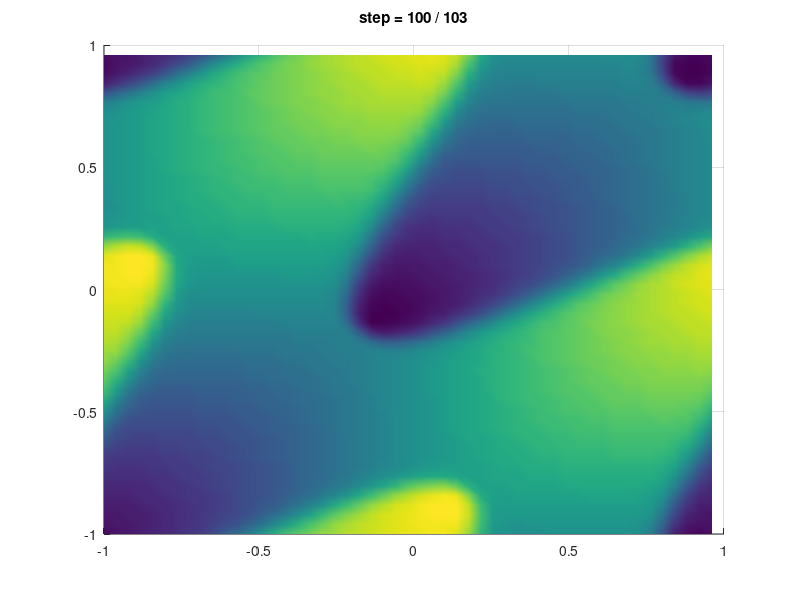

MATLAB code to generate this figure:
% SBP spectral method

clear
N = 25;
x = linspace(-1,1,2*N+2)'; % interpolatory
x = x(1:end-1);
dx = x(2)-x(1);

sk = 1;
D = zeros(2*N+1);
for k = -N:N
    lamk = 1i*k*pi;
    Vq(:,sk) = exp(lamk*x)/sqrt(2);        
    D(sk,sk) = lamk;
    sk = sk + 1;
end
% plot(x,Vq)

M = real(dx*(Vq'*Vq));
W = dx*eye(2*N+1);
Pq = M\(Vq'*dx);
D = real(Vq*D*Pq); % imag part = 0

K = (D'*W*D); %/dx;
Q = W*D;

%% make 2D

Np = (2*N+1)^2;

[x y] = meshgrid(x);

%%

% Burgers
fS = @(uL,uR) (uL.^2 + uL.*uR + uR.^2)/6;
fD = @(uL,uR) max(abs(uL),abs(uR)).*(uR-uL);

%%

FinalTime = 2;

rk4a = [            0.0 ...
    -567301805773.0/1357537059087.0 ...
    -2404267990393.0/2016746695238.0 ...
    -3550918686646.0/2091501179385.0  ...
    -1275806237668.0/842570457699.0];
rk4b = [ 1432997174477.0/9575080441755.0 ...
    5161836677717.0/13612068292357.0 ...
    1720146321549.0/2090206949498.0  ...
    3134564353537.0/4481467310338.0  ...
    2277821191437.0/14882151754819.0];
rk4c = [             0.0  ...
    1432997174477.0/9575080441755.0 ...
    2526269341429.0/6820363962896.0 ...
    2006345519317.0/3224310063776.0 ...
    2802321613138.0/2924317926251.0];

u = -sin(pi*x).*sin(pi*y);

dt = .5*dx;
Nsteps = ceil(FinalTime/dt);
dt = FinalTime/Nsteps;
res = zeros(size(u));
rhs = zeros(size(u));

interval = 1;
Usnap = zeros(Np,ceil(Nsteps/interval)+1);
Usnap(:,1) = u(:);
sk = 2;

for i = 1:Nsteps
    for INTRK = 1:5
        
        % x coordinate
        for ii = 1:2*N+1
            [ux uy] = meshgrid(u(ii,:));
            r = dx*sum(Q.*fS(ux,uy),2); % (kron(Q,W).*FS)*1
            rhs(ii,:) = r;
        end
        
        % y coordinate
        for ii = 1:2*N+1
            [ux uy] = meshgrid(u(:,ii));
            r = dx*sum(Q.*fS(ux,uy),2);
            rhs(:,ii) = rhs(:,ii) + r;
        end                
        
        tau = .1*dx;
        rhs = -(rhs + tau*dx*(K*u + u*K'))/dx^2; % inv(kron(W,W))*rhs
        
        res = rk4a(INTRK)*res + dt*rhs;
        u   = u  + rk4b(INTRK)*res;        
    end
    
    if mod(i,interval)==0 || i==Nsteps
        Usnap(:,sk) = u(:);
        sk = sk + 1;
    end
    
    if mod(i,10)==0        
        surf(x,y,u)
        view(2)
        shading interp
        title(sprintf('step = %d / %d\n',i,Nsteps))
        drawnow
    end
end

